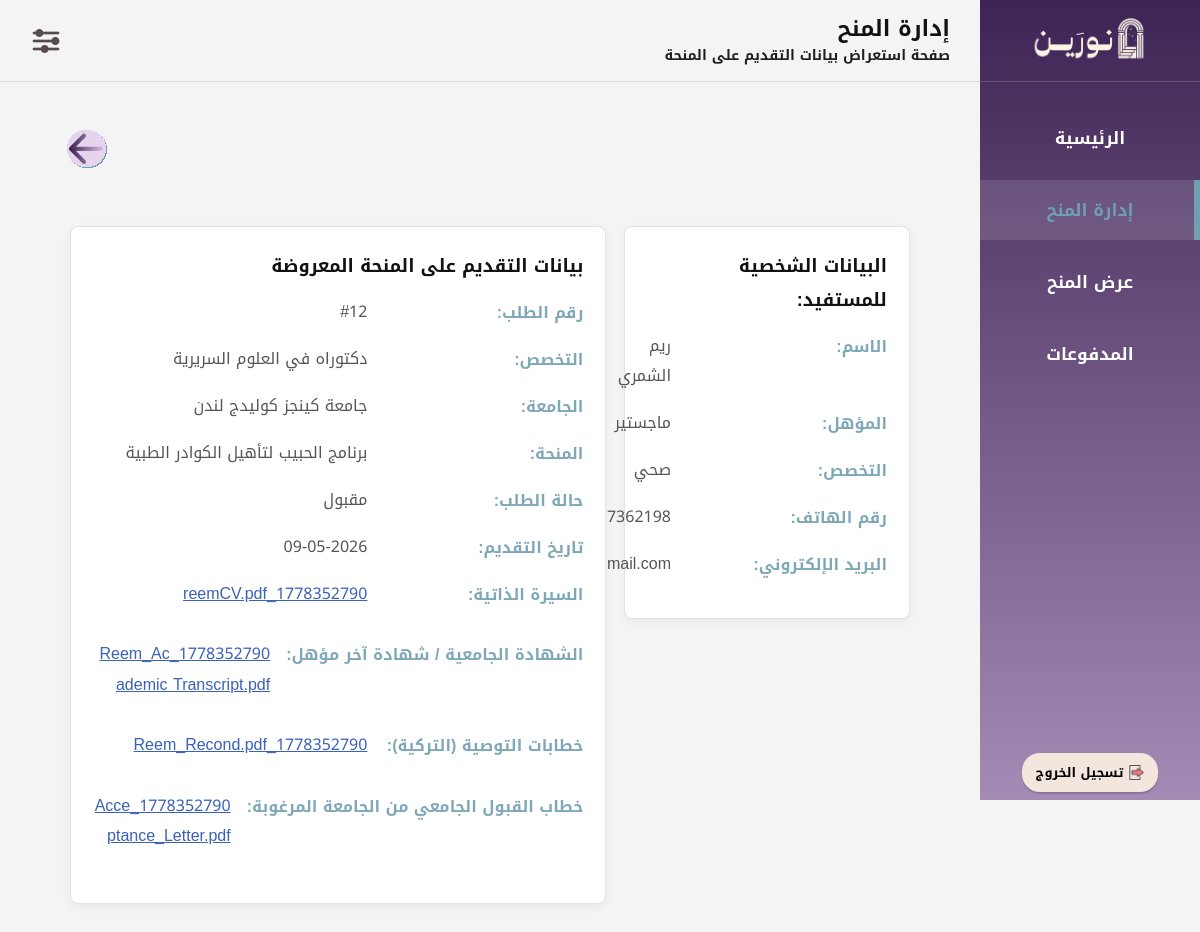
Page /Inv07_StudentDetails.php?request_id=12 (signed in) on the committed database.
### tables this page shows
CREATE TABLE `scholarship_requests` (
  `request_id` int(11) NOT NULL,
  `scholarship_id` int(11) NOT NULL,
  `bnf_id` int(11) NOT NULL,
  `Submit_date` date NOT NULL,
  `request_status` enum('مقبول','مرفوض','تحت المراجعة','منتهي','ملغي') NOT NULL DEFAULT 'تحت المراجعة',
  `major_name` varchar(100) NOT NULL,
  `univ_name` varchar(100) NOT NULL
);

CREATE TABLE `beneficiary` (
  `bnf_id` int(11) NOT NULL,
  `email` varchar(100) NOT NULL,
  `f_name` varchar(50) NOT NULL,
  `l_name` varchar(50) NOT NULL,
  `phone_num` varchar(15) NOT NULL,
  `password` varchar(255) NOT NULL,
  `degree_level` enum('ثانوي','بكالوريوس','ماجستير','') NOT NULL,
  `account_status` enum('نشط','محظور') NOT NULL DEFAULT 'نشط',
  `sch_field` varchar(100) NOT NULL
);

CREATE TABLE `scholarship_opps` (
  `scholarship_id` int(11) NOT NULL,
  `sch_field` enum('تقني وحوسبي','علوم طبيعية','صناعي وتشغيلي','ادراي','قانوني','اجتماعي وانساني','تصميمي','اقتصادي','إعلامي','بيئي','لوجيستي','صحي') NOT NULL,
  `inv_id` int(11) NOT NULL,
  `sch_name` varchar(100) NOT NULL,
  `requirements` text NOT NULL,
  `study_level` enum('بكالوريوس','ماجستير','دكتوراه') NOT NULL,
  `Specializations` text NOT NULL,
  `app_deadline` datetime NOT NULL
);

CREATE TABLE `scholarship_request_documents` (
  `doc_id` int(11) NOT NULL,
  `request_id` int(11) NOT NULL,
  `doc_type` varchar(150) NOT NULL,
  `file_name` varchar(150) NOT NULL,
  `file` varchar(255) NOT NULL
);

### Inv07_StudentDetails.php (the view, shortened to what this page needs)
<?php
$con = mysqli_connect("localhost", "root", "", "noreen");
mysqli_set_charset($con, "utf8mb4");
$inv_id = $_SESSION['inv_id'];
$request_id = (int)$_GET['request_id'];
function file_link($file){
    $file = trim($file);
    return 'uploads/' . $file;
}
$sql = "SELECT
scholarship_requests.request_id,
scholarship_requests.bnf_id,
scholarship_requests.scholarship_id,
scholarship_requests.univ_name,
scholarship_requests.major_name,
scholarship_requests.request_status,
scholarship_requests.Submit_date,
beneficiary.f_name,
beneficiary.l_name,
beneficiary.phone_num,
beneficiary.email,
beneficiary.degree_level,
beneficiary.sch_field,
scholarship_opps.sch_name
FROM scholarship_requests
INNER JOIN beneficiary ON scholarship_requests.bnf_id = beneficiary.bnf_id
INNER JOIN scholarship_opps ON scholarship_requests.scholarship_id = scholarship_opps.scholarship_id
WHERE scholarship_requests.request_id = ?
AND scholarship_opps.inv_id = ?";
$stmt = mysqli_prepare($con, $sql);
mysqli_stmt_bind_param($stmt, "ii", $request_id, $inv_id);
mysqli_stmt_execute($stmt);
$result = mysqli_stmt_get_result($stmt);
$row = mysqli_fetch_assoc($result);
$documents = [];
$doc_stmt = mysqli_prepare($con, "SELECT doc_type, file_name, file FROM scholarship_request_documents WHERE request_id = ? ORDER BY doc_id ASC");
mysqli_stmt_bind_param($doc_stmt, "i", $request_id);
mysqli_stmt_execute($doc_stmt);
$doc_result = mysqli_stmt_get_result($doc_stmt);
while ($doc_row = mysqli_fetch_assoc($doc_result)) {
    $documents[] = $doc_row;
}
$cv_file = "";
$certificate_file = "";
$recommendation_file = "";
$acceptance_file = "";
foreach ($documents as $doc) {
    if ($doc["doc_type"] == "CV") {
        $cv_file = $doc["file"];
    } elseif ($doc["doc_type"] == "Certificate") {
        $certificate_file = $doc["file"];
    } elseif ($doc["doc_type"] == "Recommendation") {
        $recommendation_file = $doc["file"];
    } elseif ($doc["doc_type"] == "Acceptance") {
        $acceptance_file = $doc["file"];
    }
}
?>
<!DOCTYPE html>
<html lang="ar" dir="rtl">
<head>
<link rel="stylesheet" href="CSS01Layout.css?v=3">
</head>
<body>
<div class="layout">
<aside class="sidebar">
<div class="sidebar-top">
<div class="sidebar-logo">
<img src="شعار نورين.png" alt="نورين">
</div>
<ul class="sidebar-menu">
<li><a href="Inv00_MainPage.php">الرئيسية</a></li>
<li><a href="Inv06_ManageScholarships.php" class="active">إدارة المنح</a></li>
<li><a href="Inv04_CreateScholarship.php">عرض المنح</a></li>
<li><a href="Inv10_Payments.php">المدفوعات</a></li>
</ul>
</div>
<div class="sidebar-bottom">
<form action="logout.php" method="post">
<button type="submit" class="logout-btn">
<img src="ايقونة تسجيل الخروج.png" class="logout-icon" alt="تسجيل الخروج">
<b>تسجيل الخروج</b>
</button>
</form>
</div>
</aside>
<div class="main-content">
<header class="header">
    <div class="page-heading">
<h1 class="page-title">إدارة المنح</h1>
<p class="page-description">صفحة استعراض بيانات التقديم على المنحة</p>
</div>
<div class="header-icons">
<div class="settings-dropdown">
<img src="ايقونة قائمة الاعدادات.png" class="menu-icon" alt="الإعدادات">
</div>
</div>
</header>
<section class="page">
<div class="page-top">
<div class="back-btn">
<a href="Inv06_ManageScholarships.php">
        <img src="سهم تراجع.svg" width="40">
</a>
</div>
</div>
<div class="student-page">
<div class="data-grid">
<div class="data-box right-box">
<div class="section-title">البيانات الشخصية للمستفيد:</div>
<div class="info-row">
<div class="info-label">الاسم:</div>
<div class="info-value"><?php echo htmlspecialchars($row['f_name'])." ".htmlspecialchars($row['l_name']); ?></div>
</div>
<div class="info-row">
<div class="info-label">المؤهل:</div>
<div class="info-value"><?php echo htmlspecialchars($row['degree_level']); ?></div>
</div>
<div class="info-row">
<div class="info-label">التخصص:</div>
<div class="info-value"><?php echo htmlspecialchars($row['sch_field']); ?></div>
</div>
<div class="info-row">
<div class="info-label">رقم الهاتف:</div>
<div class="info-value"><?php echo htmlspecialchars($row['phone_num']); ?></div>
</div>
<div class="info-row">
<div class="info-label">البريد الإلكتروني:</div>
<div class="info-value"><?php echo htmlspecialchars($row['email']); ?></div>
</div>
</div>
<div class="data-box left-box">
<div class="section-title">بيانات التقديم على المنحة المعروضة</div>
<div class="info-row">
<div class="info-label">رقم الطلب:</div>
<div class="info-value">#<?php echo htmlspecialchars($row['request_id']); ?></div>
</div>
<div class="info-row">
<div class="info-label">التخصص:</div>
<div class="info-value"><?php echo htmlspecialchars($row['major_name']); ?></div>
</div>
<div class="info-row">
<div class="info-label">الجامعة:</div>
<div class="info-value"><?php echo htmlspecialchars($row['univ_name']); ?></div>
</div>
<div class="info-row">
<div class="info-label">المنحة:</div>
<div class="info-value"><?php echo htmlspecialchars($row['sch_name']); ?></div>
</div>
<div class="info-row">
<div class="info-label">حالة الطلب:</div>
<div class="info-value"><?php echo htmlspecialchars($row['request_status']); ?></div>
</div>
<div class="info-row">
<div class="info-label">تاريخ التقديم:</div>
<div class="info-value"><span class="date-fix"><?php echo date("d-m-Y", strtotime($row['Submit_date'])); ?></span></div>
</div>
<div class="info-row">
<div class="info-label">السيرة الذاتية:</div>
<div class="info-value">
<?php if ($cv_file != ""): ?>
<a class="file-link" href="<?php echo htmlspecialchars(file_link($cv_file)); ?>" target="_blank"><?php echo htmlspecialchars($cv_file); ?></a>
<?php else: ?>
<span class="no-file">لا يوجد ملف</span>
<?php endif; ?>
</div>
</div>
<div class="info-row">
<div class="info-label">الشهادة الجامعية / شهادة آخر مؤهل:</div>
<div class="info-value">
<?php if ($certificate_file != ""): ?>
<a class="file-link" href="<?php echo htmlspecialchars(file_link($certificate_file)); ?>" target="_blank"><?php echo htmlspecialchars($certificate_file); ?></a>
<?php else: ?>
<span class="no-file">لا يوجد ملف</span>
<?php endif; ?>
</div>
</div>
<div class="info-row">
<div class="info-label">خطابات التوصية (التركية):</div>
<div class="info-value">
<?php if ($recommendation_file != ""): ?>
<a class="file-link" href="<?php echo htmlspecialchars(file_link($recommendation_file)); ?>" target="_blank"><?php echo htmlspecialchars($recommendation_file); ?></a>
<?php else: ?>
<span class="no-file">لا يوجد ملف</span>
<?php endif; ?>
</div>
</div>
<div class="info-row">
<div class="info-label">خطاب القبول الجامعي من الجامعة المرغوبة:</div>
<div class="info-value">
<?php if ($acceptance_file != ""): ?>
<a class="file-link" href="<?php echo htmlspecialchars(file_link($acceptance_file)); ?>" target="_blank"><?php echo htmlspecialchars($acceptance_file); ?></a>
<?php else: ?>
<span class="no-file">لا يوجد ملف</span>
<?php endif; ?>
</div>
</div>
</div>
</div>
</div>
</section>
</div>
</div>
</body>
</html>

### CSS01Layout.css (style rules this page uses)
* { margin:0; padding:0; box-sizing:border-box; font-family:"Noto Kufi Arabic",sans-serif; text-decoration:none; }
body { background:#F4F4F4; direction:rtl; }
.layout { display:flex; min-height:100vh; }
.sidebar { width:220px; height:100vh; position:fixed; top:0; right:0; background:linear-gradient(to bottom,#3E2454,#A48BB5); color:#FFFFFF; display:flex; flex-direction:column; justify-content:space-between; z-index:1000; }
.sidebar-top { width:100%; }
.sidebar-logo { height:82px; display:flex; align-items:center; justify-content:center; border-bottom:1px solid rgba(255,255,255,0.18); }
.sidebar-logo img { width:120px; height:auto; object-fit:contain; }
.sidebar-menu { list-style:none; margin-top:26px; }
.sidebar-menu li { margin-bottom:12px; }
.sidebar-menu a { color:#FFFFFF; font-size:17px; font-weight:600; display:block; padding:14px 22px; text-align:center; transition:.25s; position:relative; }
.sidebar-menu a.active { color:#70A0AF; background:rgba(255,255,255,0.12); }
.sidebar-menu a.active::after { content:""; position:absolute; right:0; top:0; width:6px; height:100%; background:#70A0AF; }
.sidebar-bottom { padding:0 10px 8px; display:flex; justify-content:center; }
.logout-btn { background:#F3E6DD; border:none; border-radius:18px; padding:7px 14px; font-size:13px; cursor:pointer; display:flex; align-items:center; gap:6px; box-shadow:0 2px 1px rgba(0,0,0,0.15); transition:transform .3s, box-shadow .3s; }
.logout-icon { width:15px; height:15px; object-fit:contain; }
.main-content { margin-right:220px; width:calc(100% - 220px); min-height:100vh; display:flex; flex-direction:column; }
.header { min-height:82px; position:sticky; top:0; z-index:900; border-bottom:1px solid #d9d9d9; background:#F4F4F4; display:flex; flex-direction:row; align-items:center; justify-content:space-between; padding:10px 30px; }
.page-heading { display:flex; flex-direction:column; align-items:flex-end; justify-content:flex-start; text-align:right; }
.page-title { font-size:22px; font-weight:700; color:#111111; line-height:1.4; text-align:right; width:100%; }
.page-description { font-size:14px; font-weight:600; color:#1f1f1f; line-height:1.6; text-align:right; }
.header-icons { display:flex; align-items:center; }
.settings-dropdown { position:relative; display:inline-block; }
.settings-dropdown::after { content:""; position:absolute; top:100%; left:0; width:100%; height:10px; }
.menu-icon { width:32px; height:32px; cursor:pointer; display:block; object-fit:contain; }
.page { padding:30px; }
.page-top { display:flex; justify-content:space-between; align-items:center; padding:25px 40px; }

### Inv07_StudentDetails.php (style rules this page uses)
.back-btn { width:34px; height:34px; display:flex; align-items:center; justify-content:center; }
.student-page { padding:30px 40px 60px; }
.section-title { font-size:18px; font-weight:700; color:#111111; margin-bottom:14px; text-align:right; }
.data-grid { display:flex; gap:18px; align-items:flex-start; }
.data-box { background:#FFFFFF; border:1px solid #E3E3E3; border-radius:8px; padding:22px; box-shadow:0 3px 10px rgba(0,0,0,0.05); }
.right-box { width:34%; }
.left-box { width:66%; }
.info-row { display:flex; justify-content:space-between; align-items:flex-start; margin-bottom:16px; gap:16px; }
.info-label { font-size:16px; font-weight:700; color:#7EA8B7; min-width:200px; }
.info-value { font-size:16px; color:#555555; line-height:1.9; flex:1; }
.file-link { color:#3B61B8; text-decoration:underline; display:inline-block; margin-bottom:14px; word-break:break-word; }
.date-fix { direction:ltr; unicode-bidi:isolate; display:inline-block; }

### rows in the picture
scholarship_requests: bnf.f_name "ريم", bnf.l_name "الشمري", bnf.degree_level "ماجستير", bnf.sch_field "صحي", bnf.phone_num "0557362198", request_id "12", major_name "دكتوراه في العلوم السريرية", univ_name "جامعة كينجز كوليدج لندن", scholarship.sch_name "برنامج الحبيب لتأهيل الكوادر الطبية", request_status "مقبول", Submit_date "09-05-2026"
scholarship_request_documents: file "1778352790_reemCV.pdf"
scholarship_request_documents: file "1778352790_Reem_Academic Transcript.pdf"
scholarship_request_documents: file "1778352790_Reem_Recond.pdf"
scholarship_request_documents: file "1778352790_Acceptance_Letter.pdf"
